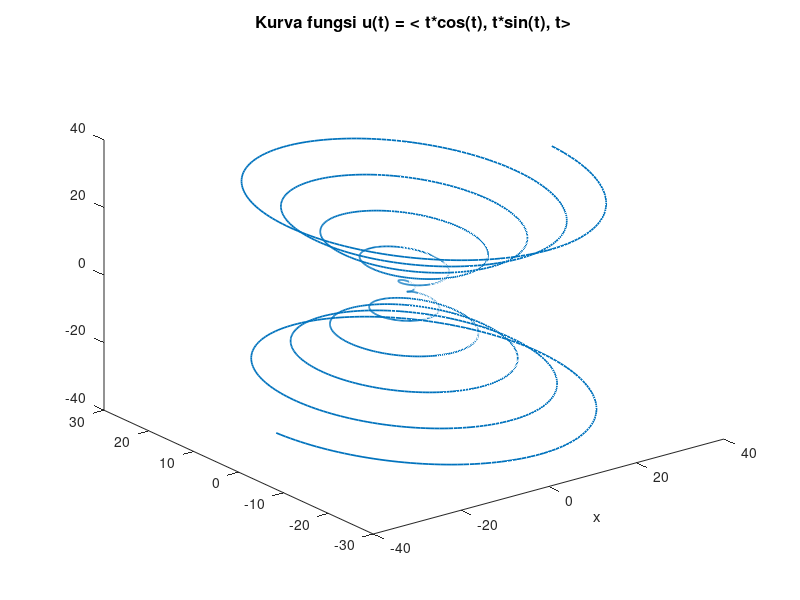

The MATLAB source for this figure:
t = -10 * pi: pi / 100: 10 * pi;
x = t.*cos(t);
y = t.*sin(t);
h = plot3(x, y, t);

set(h, 'LineWidth', 1.25);
title('Kurva fungsi u(t) = < t*cos(t), t*sin(t), t>');
h = get(gca, 'Title');
set(h, 'Fontsize', 12);
xlabel('x');
h = get(gca, 'xlabel');
